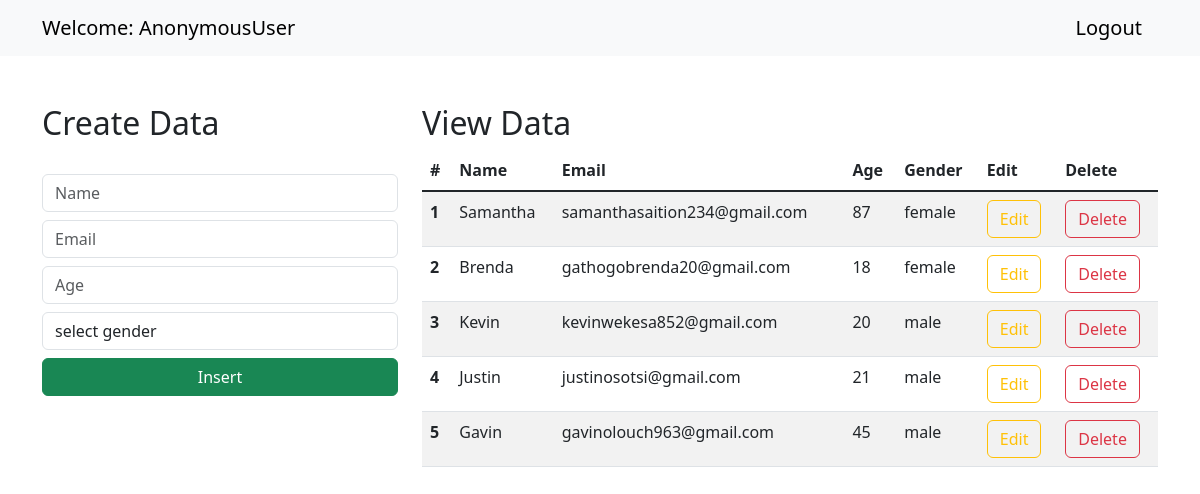
The page / on the database its author committed.
### crud/models.py (models this page shows, shortened)
class Student(models.Model):
    name = models.CharField(max_length=25, blank=False, null=False)
    email = models.EmailField(null=True)
    age = models.IntegerField()
    gender = models.CharField(max_length=25, blank=False, null=False)

### crud/views.py (the view)
# urls.py: path('', views.index),
def index(request):
    data = Student.objects.all()
    context = {"data": data}
    return render(request, "index.html",context)

### templates/index.html (shortened to what this page needs)
<!doctype html>
<html lang="en">
<head>
    <link href="https://cdn.jsdelivr.net/npm/bootstrap@5.3.0-alpha1/dist/css/bootstrap.min.css" rel="stylesheet">
</head>
<body>
 <nav class="navbar navbar-expand-lg bg-body-tertiary">
        <div class="container-md">
          <a class="navbar-brand" href="/">Welcome: {{request.user}}</a>
          <a class="navbar-brand" href="/logout">Logout</a>
        </div>
      </nav>
      <div class="container mt-5">
        <div class="row">
            <div class="col-md-4">
                <h2>Create Data</h2>
                <br>
                <form action="/insert" method="post">{% csrf_token %}
                    <div class="form-group">
                        <input type="text" class="form-control" placeholder="Name" name="name" required>
                    </div>
                    <div class="form-group">
                        <input type="email" class="form-control  mt-2" placeholder="Email" name="email" required>
                    </div>
                    <div class="form-group">
                        <input type="number" class="form-control  mt-2" placeholder="Age" name="age" required>
                    </div>
                    <div class="form-group mt-2">
                        <select id="gender" name="gender" class="form-control" required>
                            <option selected>select gender</option>
                        </select>
                    </div>
                    <div class="d-grid gap-2">
                        <button class="btn btn-success mt-2" type="submit">Insert</button>
                    </div>
                </form>
            </div>
            <div class="col-md-8">
                <h2>View Data</h2>
                <table class="table table-striped table-hover">
                    <thead>
                      <tr>
                        <th scope="col">#</th>
                        <th scope="col">Name</th>
                        <th scope="col">Email</th>
                        <th scope="col">Age</th>
                        <th scope="col">Gender</th>
                        <th scope="col">Edit</th>
                        <th scope="col">Delete</th>
                      </tr>
                    </thead>
                    <tbody class="table-group-divider">
                    {% for d in data %}
                      <tr>
                        <th scope="row">{{d.id}}</th>
                        <td>{{d.name}}</td>
                        <td>{{d.email}}</td>
                        <td>{{d.age}}</td>
                        <td>{{d.gender}}</td>
                        <td><a href="/update/{{d.id}}" type="button" class="btn btn-outline-warning">Edit</a></td>
                        <td><a href="/delete/{{d.id}}" type="button" class="btn btn-outline-danger">Delete</a></td>
                      </tr>
                    {% endfor %}
                    </tbody>
                  </table>
            </div>
        </div>
      </div>
  </body>
</body>
</html>

### rows shown on the page
Student: id "1", name "Samantha", email "samanthasaition234@gmail.com", age "87", gender "female"
Student: id "2", name "Brenda", email "gathogobrenda20@gmail.com", age "18", gender "female"
Student: id "3", name "Kevin", email "kevinwekesa852@gmail.com", age "20", gender "male"
Student: id "4", name "Justin", email "justinosotsi@gmail.com", age "21", gender "male"
Student: id "5", name "Gavin", email "gavinolouch963@gmail.com", age "45", gender "male"

### other values the page prints
{{ request.user }} "AnonymousUser"
